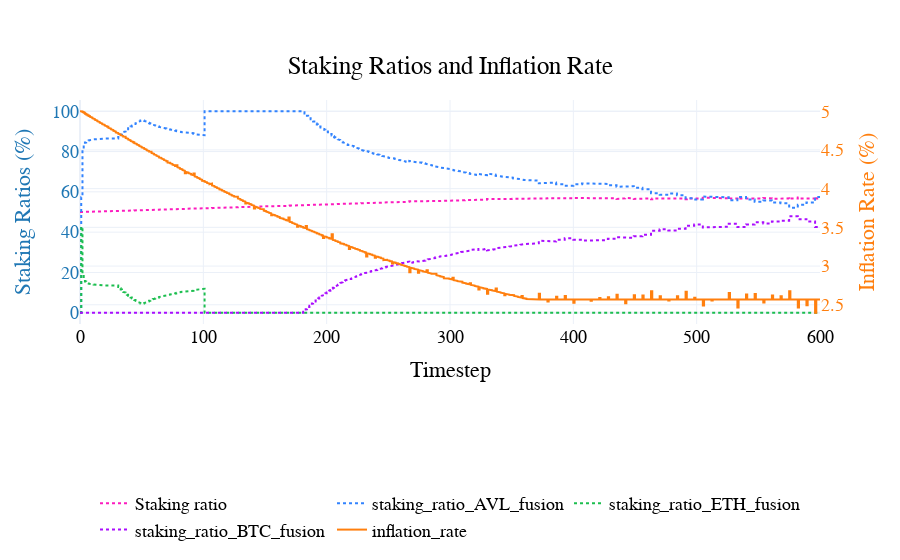

Notebook code for this chart:
### Code cell
fig= visualizations.plot_staking_ratio_inflation_rate(
    df,
    assets=['AVL', 'ETH', 'BTC']
)
pio.show(fig)

### Figure 1 — Plotly figure (JSON) as saved in the notebook; plotly's stock layout.template omitted (floating-point values rounded to 4 significant figures; data arrays with more than 128 entries replaced by an {"elided": "..."} marker saying what was removed)
{"data": [{"line": {"color": "#FC1CBF", "dash": "dot"}, "name": "Staking ratio", "type": "scatter", "x": {"elided": "4801 int values"}, "y": {"elided": "4801 float values"}, "yaxis": "y"}, {"line": {"color": "#3283FE", "dash": "dot"}, "name": "staking_ratio_AVL_fusion", "type": "scatter", "x": {"elided": "4801 int values"}, "y": {"elided": "4801 float values"}, "yaxis": "y"}, {"line": {"color": "#1CBE4F", "dash": "dot"}, "name": "staking_ratio_ETH_fusion", "type": "scatter", "x": {"elided": "4801 int values"}, "y": {"elided": "4801 float values"}, "yaxis": "y"}, {"line": {"color": "#AA0DFE", "dash": "dot"}, "name": "staking_ratio_BTC_fusion", "type": "scatter", "x": {"elided": "4801 int values"}, "y": {"elided": "4801 float values"}, "yaxis": "y"}, {"line": {"color": "#ff7f0e", "dash": "solid"}, "name": "inflation_rate", "type": "scatter", "x": {"elided": "4801 int values"}, "y": {"elided": "4801 float values"}, "yaxis": "y2"}], "layout": {"font": {"color": "black", "family": "Arial", "size": 18}, "hovermode": "x unified", "legend": {"orientation": "h", "x": 0.5, "xanchor": "center", "y": -1, "yanchor": "bottom"}, "paper_bgcolor": "rgba(255, 255, 255, 1)", "plot_bgcolor": "rgba(255, 255, 255, 1)", "title": {"text": "Staking Ratios and Inflation Rate", "x": 0.5, "xanchor": "center", "y": 0.9, "yanchor": "top"}, "xaxis": {"title": {"text": "Timestep"}}, "yaxis": {"tickfont": {"color": "#1f77b4"}, "title": {"font": {"color": "#1f77b4"}, "text": "Staking Ratios (%)"}}, "yaxis2": {"overlaying": "y", "side": "right", "tickfont": {"color": "#ff7f0e"}, "title": {"font": {"color": "#ff7f0e"}, "text": "Inflation Rate (%)"}}}}
